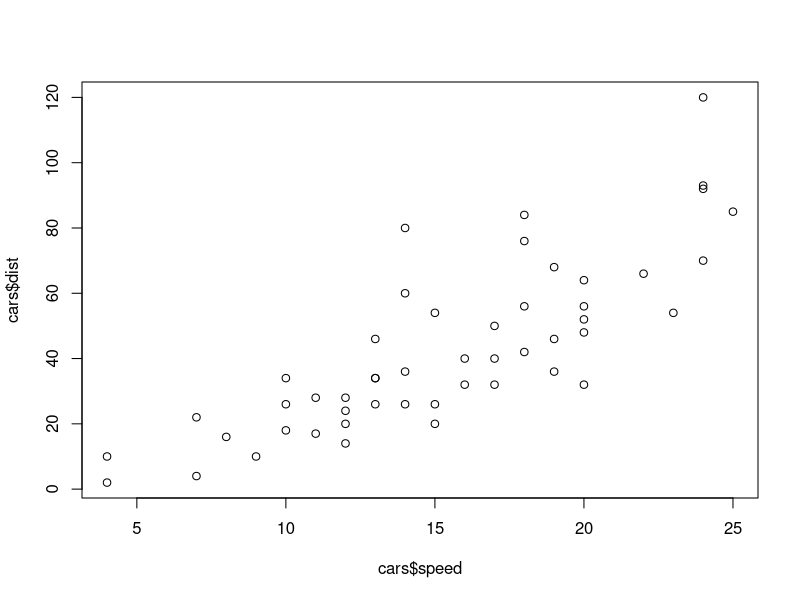
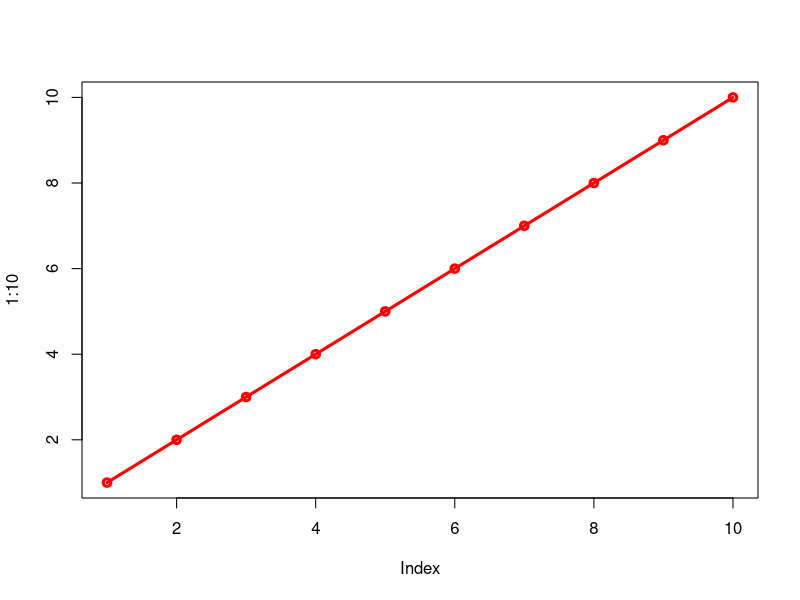
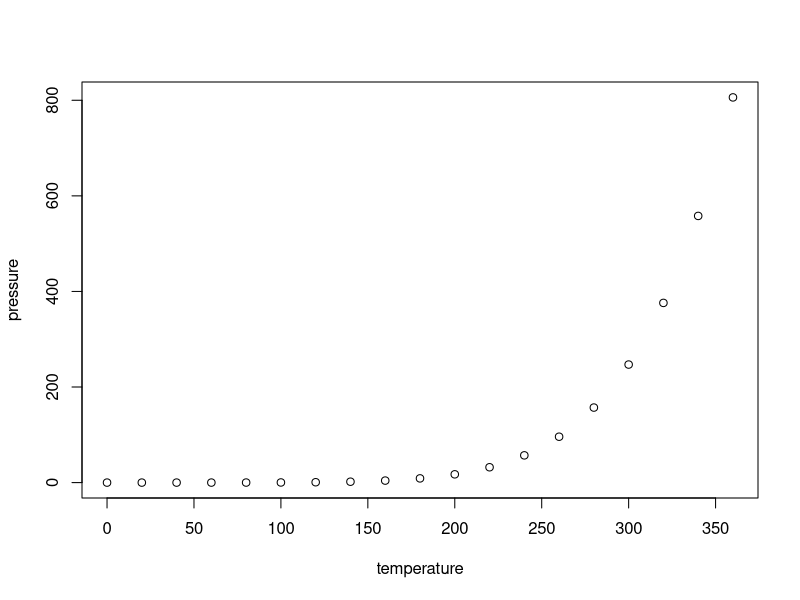

These charts were generated, in order, by the following R code:
## ---- chunk 1
knitr::opts_chunk$set(echo = TRUE)
## ---- chunk 2
summary(cars)
plot(cars$speed, cars$dist)
## ---- chunk 3
plot(1:10, typ="o", col="red",lwd=3)
## ---- chunk 4
plot(pressure)
